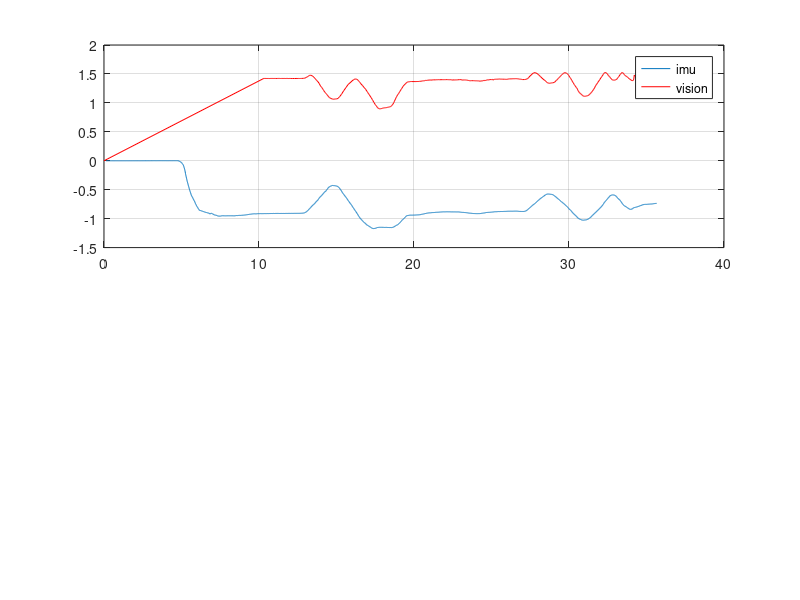

MATLAB code for this plot:
clear all
close all
clc
load rpys.mat
%%
close all
t_use = 12;

t_imu = rpy_imu(:,end);
t_vis = rpy_vision(:,end);

subplot(2,1,1)
plot(t_imu, rpy_imu(:,2))
hold on
plot(t_vis, rpy_vision(:,2),'r')
legend('imu', 'vision')
grid on